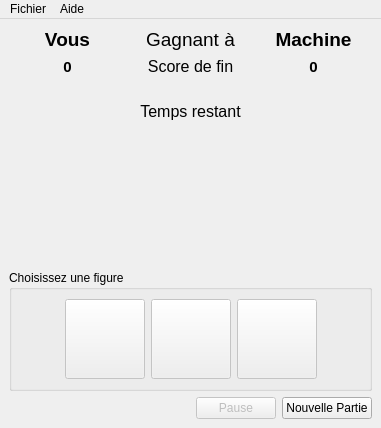
<?xml version="1.0" encoding="UTF-8"?>
<ui version="4.0">
 <class>ChifoumiVue</class>
 <widget class="QMainWindow" name="ChifoumiVue">
  <property name="geometry">
   <rect>
    <x>0</x>
    <y>0</y>
    <width>381</width>
    <height>428</height>
   </rect>
  </property>
  <property name="windowTitle">
   <string>Chifoumi</string>
  </property>
  <widget class="QWidget" name="centralwidget">
   <layout class="QVBoxLayout" name="verticalLayout">
    <item>
     <layout class="QGridLayout" name="layoutGrilleJoueur">
      <item row="2" column="1" alignment="Qt::AlignHCenter">
       <widget class="QLabel" name="imageEppee">
        <property name="maximumSize">
         <size>
          <width>100</width>
          <height>100</height>
         </size>
        </property>
        <property name="text">
         <string/>
        </property>
        <property name="pixmap">
         <pixmap resource="chifoumieVue.qrc">:/chifoumi/images/versus_70.png</pixmap>
        </property>
        <property name="alignment">
         <set>Qt::AlignCenter</set>
        </property>
        <property name="margin">
         <number>2</number>
        </property>
        <property name="indent">
         <number>-4</number>
        </property>
       </widget>
      </item>
      <item row="2" column="2">
       <widget class="QLabel" name="imageCoupMachine">
        <property name="text">
         <string/>
        </property>
        <property name="pixmap">
         <pixmap resource="chifoumieVue.qrc">:/chifoumi/images/rien.gif</pixmap>
        </property>
        <property name="alignment">
         <set>Qt::AlignCenter</set>
        </property>
        <property name="margin">
         <number>7</number>
        </property>
       </widget>
      </item>
      <item row="1" column="0">
       <widget class="QLabel" name="labelScoreJoueur">
        <property name="font">
         <font>
          <pointsize>11</pointsize>
          <weight>75</weight>
          <bold>true</bold>
         </font>
        </property>
        <property name="text">
         <string>0</string>
        </property>
        <property name="alignment">
         <set>Qt::AlignCenter</set>
        </property>
        <property name="margin">
         <number>7</number>
        </property>
       </widget>
      </item>
      <item row="0" column="1">
       <widget class="QLabel" name="labelTexteScoreFin">
        <property name="font">
         <font>
          <pointsize>14</pointsize>
         </font>
        </property>
        <property name="text">
         <string>Gagnant à</string>
        </property>
        <property name="alignment">
         <set>Qt::AlignCenter</set>
        </property>
       </widget>
      </item>
      <item row="0" column="2">
       <widget class="QLabel" name="labelMachine">
        <property name="font">
         <font>
          <pointsize>14</pointsize>
          <weight>75</weight>
          <bold>true</bold>
         </font>
        </property>
        <property name="text">
         <string>Machine</string>
        </property>
        <property name="alignment">
         <set>Qt::AlignCenter</set>
        </property>
        <property name="margin">
         <number>7</number>
        </property>
       </widget>
      </item>
      <item row="0" column="0">
       <widget class="QLabel" name="labelVous">
        <property name="font">
         <font>
          <pointsize>14</pointsize>
          <weight>75</weight>
          <bold>true</bold>
         </font>
        </property>
        <property name="layoutDirection">
         <enum>Qt::LeftToRight</enum>
        </property>
        <property name="text">
         <string>Vous</string>
        </property>
        <property name="alignment">
         <set>Qt::AlignCenter</set>
        </property>
        <property name="margin">
         <number>7</number>
        </property>
       </widget>
      </item>
      <item row="1" column="1">
       <widget class="QLabel" name="labelScoreFin">
        <property name="font">
         <font>
          <pointsize>12</pointsize>
         </font>
        </property>
        <property name="text">
         <string>Score de fin</string>
        </property>
        <property name="alignment">
         <set>Qt::AlignCenter</set>
        </property>
       </widget>
      </item>
      <item row="2" column="0">
       <widget class="QLabel" name="imageCoupJoueur">
        <property name="text">
         <string/>
        </property>
        <property name="pixmap">
         <pixmap resource="chifoumieVue.qrc">:/chifoumi/images/rien.gif</pixmap>
        </property>
        <property name="alignment">
         <set>Qt::AlignCenter</set>
        </property>
        <property name="margin">
         <number>7</number>
        </property>
       </widget>
      </item>
      <item row="1" column="2">
       <widget class="QLabel" name="labelScoreMachine">
        <property name="font">
         <font>
          <pointsize>11</pointsize>
          <weight>75</weight>
          <bold>true</bold>
         </font>
        </property>
        <property name="text">
         <string>0</string>
        </property>
        <property name="alignment">
         <set>Qt::AlignCenter</set>
        </property>
        <property name="margin">
         <number>7</number>
        </property>
       </widget>
      </item>
      <item row="3" column="1">
       <widget class="QLabel" name="labelTimer">
        <property name="font">
         <font>
          <pointsize>12</pointsize>
         </font>
        </property>
        <property name="text">
         <string>Temps restant</string>
        </property>
        <property name="alignment">
         <set>Qt::AlignCenter</set>
        </property>
       </widget>
      </item>
     </layout>
    </item>
    <item>
     <spacer name="strechVertical">
      <property name="orientation">
       <enum>Qt::Vertical</enum>
      </property>
      <property name="sizeHint" stdset="0">
       <size>
        <width>20</width>
        <height>40</height>
       </size>
      </property>
     </spacer>
    </item>
    <item>
     <widget class="QGroupBox" name="groupBox">
      <property name="title">
       <string>Choisissez une figure</string>
      </property>
      <layout class="QHBoxLayout" name="horizontalLayout_2">
       <item>
        <spacer name="strecthGaucheCoup">
         <property name="orientation">
          <enum>Qt::Horizontal</enum>
         </property>
         <property name="sizeHint" stdset="0">
          <size>
           <width>40</width>
           <height>20</height>
          </size>
         </property>
        </spacer>
       </item>
       <item>
        <widget class="QPushButton" name="boutonPierre">
         <property name="enabled">
          <bool>false</bool>
         </property>
         <property name="sizePolicy">
          <sizepolicy hsizetype="Fixed" vsizetype="Fixed">
           <horstretch>0</horstretch>
           <verstretch>0</verstretch>
          </sizepolicy>
         </property>
         <property name="minimumSize">
          <size>
           <width>80</width>
           <height>80</height>
          </size>
         </property>
         <property name="maximumSize">
          <size>
           <width>80</width>
           <height>80</height>
          </size>
         </property>
         <property name="text">
          <string/>
         </property>
         <property name="icon">
          <iconset resource="chifoumieVue.qrc">
           <normaloff>:/chifoumi/images/pierre_115.png</normaloff>:/chifoumi/images/pierre_115.png</iconset>
         </property>
         <property name="iconSize">
          <size>
           <width>80</width>
           <height>80</height>
          </size>
         </property>
         <property name="checkable">
          <bool>false</bool>
         </property>
         <property name="flat">
          <bool>false</bool>
         </property>
        </widget>
       </item>
       <item>
        <widget class="QPushButton" name="boutonCiseau">
         <property name="enabled">
          <bool>false</bool>
         </property>
         <property name="sizePolicy">
          <sizepolicy hsizetype="Fixed" vsizetype="Fixed">
           <horstretch>0</horstretch>
           <verstretch>0</verstretch>
          </sizepolicy>
         </property>
         <property name="minimumSize">
          <size>
           <width>80</width>
           <height>80</height>
          </size>
         </property>
         <property name="maximumSize">
          <size>
           <width>80</width>
           <height>80</height>
          </size>
         </property>
         <property name="text">
          <string/>
         </property>
         <property name="icon">
          <iconset resource="chifoumieVue.qrc">
           <normaloff>:/chifoumi/images/ciseau_115.png</normaloff>:/chifoumi/images/ciseau_115.png</iconset>
         </property>
         <property name="iconSize">
          <size>
           <width>80</width>
           <height>80</height>
          </size>
         </property>
         <property name="checkable">
          <bool>false</bool>
         </property>
         <property name="flat">
          <bool>false</bool>
         </property>
        </widget>
       </item>
       <item>
        <widget class="QPushButton" name="boutonPapier">
         <property name="enabled">
          <bool>false</bool>
         </property>
         <property name="sizePolicy">
          <sizepolicy hsizetype="Fixed" vsizetype="Fixed">
           <horstretch>0</horstretch>
           <verstretch>0</verstretch>
          </sizepolicy>
         </property>
         <property name="minimumSize">
          <size>
           <width>80</width>
           <height>80</height>
          </size>
         </property>
         <property name="maximumSize">
          <size>
           <width>80</width>
           <height>80</height>
          </size>
         </property>
         <property name="text">
          <string/>
         </property>
         <property name="icon">
          <iconset resource="chifoumieVue.qrc">
           <normaloff>:/chifoumi/images/papier_115.png</normaloff>:/chifoumi/images/papier_115.png</iconset>
         </property>
         <property name="iconSize">
          <size>
           <width>80</width>
           <height>80</height>
          </size>
         </property>
         <property name="checkable">
          <bool>false</bool>
         </property>
         <property name="flat">
          <bool>false</bool>
         </property>
        </widget>
       </item>
       <item>
        <spacer name="stretchDroiteCoup">
         <property name="orientation">
          <enum>Qt::Horizontal</enum>
         </property>
         <property name="sizeHint" stdset="0">
          <size>
           <width>40</width>
           <height>20</height>
          </size>
         </property>
        </spacer>
       </item>
      </layout>
     </widget>
    </item>
    <item>
     <layout class="QHBoxLayout" name="layoutBouton">
      <item>
       <spacer name="stretchBouton">
        <property name="orientation">
         <enum>Qt::Horizontal</enum>
        </property>
        <property name="sizeHint" stdset="0">
         <size>
          <width>40</width>
          <height>20</height>
         </size>
        </property>
       </spacer>
      </item>
      <item>
       <widget class="QPushButton" name="boutonPause">
        <property name="enabled">
         <bool>false</bool>
        </property>
        <property name="text">
         <string>Pause</string>
        </property>
       </widget>
      </item>
      <item>
       <widget class="QPushButton" name="boutonPartie">
        <property name="text">
         <string>Nouvelle Partie</string>
        </property>
        <property name="autoDefault">
         <bool>true</bool>
        </property>
       </widget>
      </item>
     </layout>
    </item>
   </layout>
  </widget>
  <widget class="QMenuBar" name="menuBar">
   <property name="geometry">
    <rect>
     <x>0</x>
     <y>0</y>
     <width>381</width>
     <height>21</height>
    </rect>
   </property>
   <widget class="QMenu" name="menuFichier">
    <property name="title">
     <string>Fichier</string>
    </property>
    <addaction name="actionQuitter"/>
    <addaction name="actionParametres"/>
    <addaction name="actionResultats"/>
   </widget>
   <widget class="QMenu" name="menuAide_2">
    <property name="title">
     <string>Aide</string>
    </property>
    <addaction name="actionA_propos"/>
   </widget>
   <addaction name="menuFichier"/>
   <addaction name="menuAide_2"/>
  </widget>
  <action name="actionQuitter">
   <property name="text">
    <string>Quitter</string>
   </property>
   <property name="shortcut">
    <string>F1</string>
   </property>
  </action>
  <action name="actionA_propos">
   <property name="text">
    <string>A propos</string>
   </property>
   <property name="shortcut">
    <string>F5</string>
   </property>
  </action>
  <action name="actionParametres">
   <property name="text">
    <string>Paramètres</string>
   </property>
   <property name="shortcut">
    <string>F2</string>
   </property>
  </action>
  <action name="actionResultats">
   <property name="text">
    <string>Resultats</string>
   </property>
   <property name="shortcut">
    <string>F3</string>
   </property>
  </action>
 </widget>
 <tabstops>
  <tabstop>boutonPartie</tabstop>
  <tabstop>boutonPierre</tabstop>
  <tabstop>boutonCiseau</tabstop>
  <tabstop>boutonPapier</tabstop>
 </tabstops>
 <resources>
  <include location="chifoumieVue.qrc"/>
 </resources>
 <connections/>
</ui>
